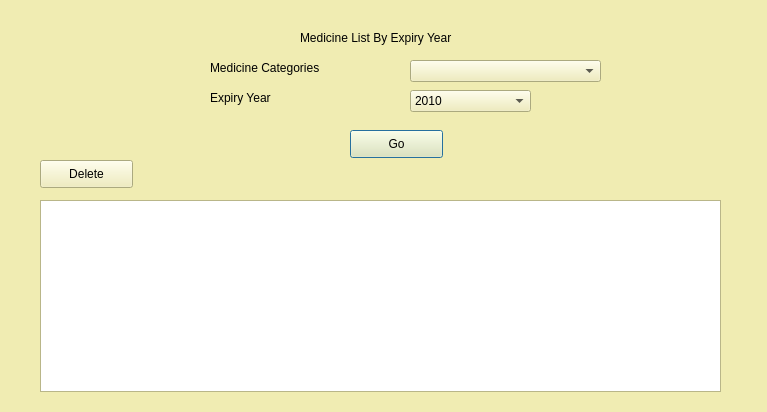
<?xml version="1.0" encoding="UTF-8"?>
<ui version="4.0">
 <class>ExpYrDlg</class>
 <widget class="QDialog" name="ExpYrDlg">
  <property name="geometry">
   <rect>
    <x>0</x>
    <y>0</y>
    <width>767</width>
    <height>412</height>
   </rect>
  </property>
  <property name="palette">
   <palette>
    <active>
     <colorrole role="WindowText">
      <brush brushstyle="SolidPattern">
       <color alpha="255">
        <red>0</red>
        <green>0</green>
        <blue>0</blue>
       </color>
      </brush>
     </colorrole>
     <colorrole role="Button">
      <brush brushstyle="SolidPattern">
       <color alpha="255">
        <red>240</red>
        <green>236</green>
        <blue>178</blue>
       </color>
      </brush>
     </colorrole>
     <colorrole role="Light">
      <brush brushstyle="SolidPattern">
       <color alpha="255">
        <red>255</red>
        <green>255</green>
        <blue>255</blue>
       </color>
      </brush>
     </colorrole>
     <colorrole role="Midlight">
      <brush brushstyle="SolidPattern">
       <color alpha="255">
        <red>247</red>
        <green>245</green>
        <blue>216</blue>
       </color>
      </brush>
     </colorrole>
     <colorrole role="Dark">
      <brush brushstyle="SolidPattern">
       <color alpha="255">
        <red>120</red>
        <green>118</green>
        <blue>89</blue>
       </color>
      </brush>
     </colorrole>
     <colorrole role="Mid">
      <brush brushstyle="SolidPattern">
       <color alpha="255">
        <red>160</red>
        <green>157</green>
        <blue>119</blue>
       </color>
      </brush>
     </colorrole>
     <colorrole role="Text">
      <brush brushstyle="SolidPattern">
       <color alpha="255">
        <red>0</red>
        <green>0</green>
        <blue>0</blue>
       </color>
      </brush>
     </colorrole>
     <colorrole role="BrightText">
      <brush brushstyle="SolidPattern">
       <color alpha="255">
        <red>255</red>
        <green>255</green>
        <blue>255</blue>
       </color>
      </brush>
     </colorrole>
     <colorrole role="ButtonText">
      <brush brushstyle="SolidPattern">
       <color alpha="255">
        <red>0</red>
        <green>0</green>
        <blue>0</blue>
       </color>
      </brush>
     </colorrole>
     <colorrole role="Base">
      <brush brushstyle="SolidPattern">
       <color alpha="255">
        <red>255</red>
        <green>255</green>
        <blue>255</blue>
       </color>
      </brush>
     </colorrole>
     <colorrole role="Window">
      <brush brushstyle="SolidPattern">
       <color alpha="255">
        <red>240</red>
        <green>236</green>
        <blue>178</blue>
       </color>
      </brush>
     </colorrole>
     <colorrole role="Shadow">
      <brush brushstyle="SolidPattern">
       <color alpha="255">
        <red>0</red>
        <green>0</green>
        <blue>0</blue>
       </color>
      </brush>
     </colorrole>
     <colorrole role="AlternateBase">
      <brush brushstyle="SolidPattern">
       <color alpha="255">
        <red>247</red>
        <green>245</green>
        <blue>216</blue>
       </color>
      </brush>
     </colorrole>
     <colorrole role="ToolTipBase">
      <brush brushstyle="SolidPattern">
       <color alpha="255">
        <red>255</red>
        <green>255</green>
        <blue>220</blue>
       </color>
      </brush>
     </colorrole>
     <colorrole role="ToolTipText">
      <brush brushstyle="SolidPattern">
       <color alpha="255">
        <red>0</red>
        <green>0</green>
        <blue>0</blue>
       </color>
      </brush>
     </colorrole>
    </active>
    <inactive>
     <colorrole role="WindowText">
      <brush brushstyle="SolidPattern">
       <color alpha="255">
        <red>0</red>
        <green>0</green>
        <blue>0</blue>
       </color>
      </brush>
     </colorrole>
     <colorrole role="Button">
      <brush brushstyle="SolidPattern">
       <color alpha="255">
        <red>240</red>
        <green>236</green>
        <blue>178</blue>
       </color>
      </brush>
     </colorrole>
     <colorrole role="Light">
      <brush brushstyle="SolidPattern">
       <color alpha="255">
        <red>255</red>
        <green>255</green>
        <blue>255</blue>
       </color>
      </brush>
     </colorrole>
     <colorrole role="Midlight">
      <brush brushstyle="SolidPattern">
       <color alpha="255">
        <red>247</red>
        <green>245</green>
        <blue>216</blue>
       </color>
      </brush>
     </colorrole>
     <colorrole role="Dark">
      <brush brushstyle="SolidPattern">
       <color alpha="255">
        <red>120</red>
        <green>118</green>
        <blue>89</blue>
       </color>
      </brush>
     </colorrole>
     <colorrole role="Mid">
      <brush brushstyle="SolidPattern">
       <color alpha="255">
        <red>160</red>
        <green>157</green>
        <blue>119</blue>
       </color>
      </brush>
     </colorrole>
     <colorrole role="Text">
      <brush brushstyle="SolidPattern">
       <color alpha="255">
        <red>0</red>
        <green>0</green>
        <blue>0</blue>
       </color>
      </brush>
     </colorrole>
     <colorrole role="BrightText">
      <brush brushstyle="SolidPattern">
       <color alpha="255">
        <red>255</red>
        <green>255</green>
        <blue>255</blue>
       </color>
      </brush>
     </colorrole>
     <colorrole role="ButtonText">
      <brush brushstyle="SolidPattern">
       <color alpha="255">
        <red>0</red>
        <green>0</green>
        <blue>0</blue>
       </color>
      </brush>
     </colorrole>
     <colorrole role="Base">
      <brush brushstyle="SolidPattern">
       <color alpha="255">
        <red>255</red>
        <green>255</green>
        <blue>255</blue>
       </color>
      </brush>
     </colorrole>
     <colorrole role="Window">
      <brush brushstyle="SolidPattern">
       <color alpha="255">
        <red>240</red>
        <green>236</green>
        <blue>178</blue>
       </color>
      </brush>
     </colorrole>
     <colorrole role="Shadow">
      <brush brushstyle="SolidPattern">
       <color alpha="255">
        <red>0</red>
        <green>0</green>
        <blue>0</blue>
       </color>
      </brush>
     </colorrole>
     <colorrole role="AlternateBase">
      <brush brushstyle="SolidPattern">
       <color alpha="255">
        <red>247</red>
        <green>245</green>
        <blue>216</blue>
       </color>
      </brush>
     </colorrole>
     <colorrole role="ToolTipBase">
      <brush brushstyle="SolidPattern">
       <color alpha="255">
        <red>255</red>
        <green>255</green>
        <blue>220</blue>
       </color>
      </brush>
     </colorrole>
     <colorrole role="ToolTipText">
      <brush brushstyle="SolidPattern">
       <color alpha="255">
        <red>0</red>
        <green>0</green>
        <blue>0</blue>
       </color>
      </brush>
     </colorrole>
    </inactive>
    <disabled>
     <colorrole role="WindowText">
      <brush brushstyle="SolidPattern">
       <color alpha="255">
        <red>120</red>
        <green>118</green>
        <blue>89</blue>
       </color>
      </brush>
     </colorrole>
     <colorrole role="Button">
      <brush brushstyle="SolidPattern">
       <color alpha="255">
        <red>240</red>
        <green>236</green>
        <blue>178</blue>
       </color>
      </brush>
     </colorrole>
     <colorrole role="Light">
      <brush brushstyle="SolidPattern">
       <color alpha="255">
        <red>255</red>
        <green>255</green>
        <blue>255</blue>
       </color>
      </brush>
     </colorrole>
     <colorrole role="Midlight">
      <brush brushstyle="SolidPattern">
       <color alpha="255">
        <red>247</red>
        <green>245</green>
        <blue>216</blue>
       </color>
      </brush>
     </colorrole>
     <colorrole role="Dark">
      <brush brushstyle="SolidPattern">
       <color alpha="255">
        <red>120</red>
        <green>118</green>
        <blue>89</blue>
       </color>
      </brush>
     </colorrole>
     <colorrole role="Mid">
      <brush brushstyle="SolidPattern">
       <color alpha="255">
        <red>160</red>
        <green>157</green>
        <blue>119</blue>
       </color>
      </brush>
     </colorrole>
     <colorrole role="Text">
      <brush brushstyle="SolidPattern">
       <color alpha="255">
        <red>120</red>
        <green>118</green>
        <blue>89</blue>
       </color>
      </brush>
     </colorrole>
     <colorrole role="BrightText">
      <brush brushstyle="SolidPattern">
       <color alpha="255">
        <red>255</red>
        <green>255</green>
        <blue>255</blue>
       </color>
      </brush>
     </colorrole>
     <colorrole role="ButtonText">
      <brush brushstyle="SolidPattern">
       <color alpha="255">
        <red>120</red>
        <green>118</green>
        <blue>89</blue>
       </color>
      </brush>
     </colorrole>
     <colorrole role="Base">
      <brush brushstyle="SolidPattern">
       <color alpha="255">
        <red>240</red>
        <green>236</green>
        <blue>178</blue>
       </color>
      </brush>
     </colorrole>
     <colorrole role="Window">
      <brush brushstyle="SolidPattern">
       <color alpha="255">
        <red>240</red>
        <green>236</green>
        <blue>178</blue>
       </color>
      </brush>
     </colorrole>
     <colorrole role="Shadow">
      <brush brushstyle="SolidPattern">
       <color alpha="255">
        <red>0</red>
        <green>0</green>
        <blue>0</blue>
       </color>
      </brush>
     </colorrole>
     <colorrole role="AlternateBase">
      <brush brushstyle="SolidPattern">
       <color alpha="255">
        <red>240</red>
        <green>236</green>
        <blue>178</blue>
       </color>
      </brush>
     </colorrole>
     <colorrole role="ToolTipBase">
      <brush brushstyle="SolidPattern">
       <color alpha="255">
        <red>255</red>
        <green>255</green>
        <blue>220</blue>
       </color>
      </brush>
     </colorrole>
     <colorrole role="ToolTipText">
      <brush brushstyle="SolidPattern">
       <color alpha="255">
        <red>0</red>
        <green>0</green>
        <blue>0</blue>
       </color>
      </brush>
     </colorrole>
    </disabled>
   </palette>
  </property>
  <property name="windowTitle">
   <string>Dialog</string>
  </property>
  <widget class="QLabel" name="label_2">
   <property name="geometry">
    <rect>
     <x>210</x>
     <y>60</y>
     <width>171</width>
     <height>16</height>
    </rect>
   </property>
   <property name="text">
    <string>Medicine Categories</string>
   </property>
  </widget>
  <widget class="QComboBox" name="comboBox">
   <property name="geometry">
    <rect>
     <x>410</x>
     <y>60</y>
     <width>191</width>
     <height>22</height>
    </rect>
   </property>
  </widget>
  <widget class="QLabel" name="label_3">
   <property name="geometry">
    <rect>
     <x>210</x>
     <y>90</y>
     <width>71</width>
     <height>16</height>
    </rect>
   </property>
   <property name="text">
    <string>Expiry Year</string>
   </property>
  </widget>
  <widget class="QComboBox" name="comboBox_2">
   <property name="geometry">
    <rect>
     <x>410</x>
     <y>90</y>
     <width>121</width>
     <height>22</height>
    </rect>
   </property>
   <item>
    <property name="text">
     <string>2010</string>
    </property>
   </item>
   <item>
    <property name="text">
     <string>2011</string>
    </property>
   </item>
   <item>
    <property name="text">
     <string>2012</string>
    </property>
   </item>
   <item>
    <property name="text">
     <string>2013</string>
    </property>
   </item>
   <item>
    <property name="text">
     <string>2014</string>
    </property>
   </item>
   <item>
    <property name="text">
     <string>2015</string>
    </property>
   </item>
   <item>
    <property name="text">
     <string>2016</string>
    </property>
   </item>
   <item>
    <property name="text">
     <string>2017</string>
    </property>
   </item>
   <item>
    <property name="text">
     <string>2018</string>
    </property>
   </item>
   <item>
    <property name="text">
     <string>2019</string>
    </property>
   </item>
   <item>
    <property name="text">
     <string>2020</string>
    </property>
   </item>
  </widget>
  <widget class="QPushButton" name="pushButton">
   <property name="geometry">
    <rect>
     <x>350</x>
     <y>130</y>
     <width>93</width>
     <height>28</height>
    </rect>
   </property>
   <property name="text">
    <string>Go</string>
   </property>
  </widget>
  <widget class="QLabel" name="label">
   <property name="geometry">
    <rect>
     <x>300</x>
     <y>30</y>
     <width>271</width>
     <height>16</height>
    </rect>
   </property>
   <property name="text">
    <string>Medicine List By Expiry Year</string>
   </property>
  </widget>
  <widget class="QTableView" name="tableView">
   <property name="geometry">
    <rect>
     <x>40</x>
     <y>200</y>
     <width>681</width>
     <height>192</height>
    </rect>
   </property>
  </widget>
  <widget class="QPushButton" name="btnDelete">
   <property name="geometry">
    <rect>
     <x>40</x>
     <y>160</y>
     <width>93</width>
     <height>28</height>
    </rect>
   </property>
   <property name="text">
    <string>Delete</string>
   </property>
  </widget>
 </widget>
 <resources/>
 <connections/>
</ui>
